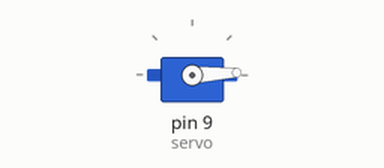
This sketch was run on a simulated Arduino Uno, built with avr-gcc and run on an emulated ATmega328P. Parts: servo.

Above: at 0.05 s.
At 1.3 s:
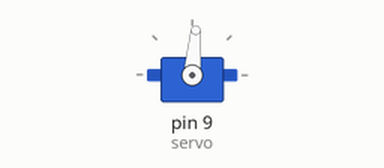
At 2.6 s:
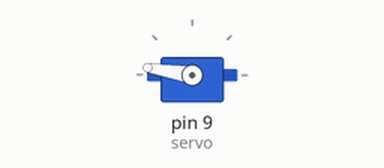
At 5.2 s:
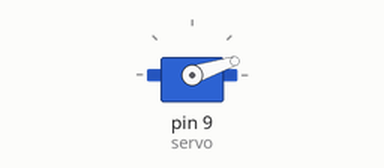
Timing chart, 0 to 7.1 s (numbered marks = the images above):
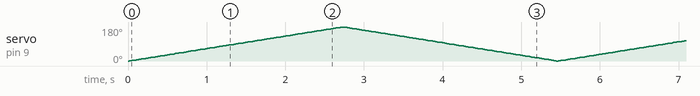

The sketch:

servo.ino
```cpp
#include <Servo.h>
Servo servo;
int angulo;
void setup()
{
  servo.attach(9);
}
void loop()
{
  for(angulo=0;angulo<=180;angulo++)
  {
    servo.write(angulo);
    delay(15);
  }
  for(angulo=180;angulo>=0;angulo--)
  {
    servo.write(angulo);
    delay(15);
  }
}
```
